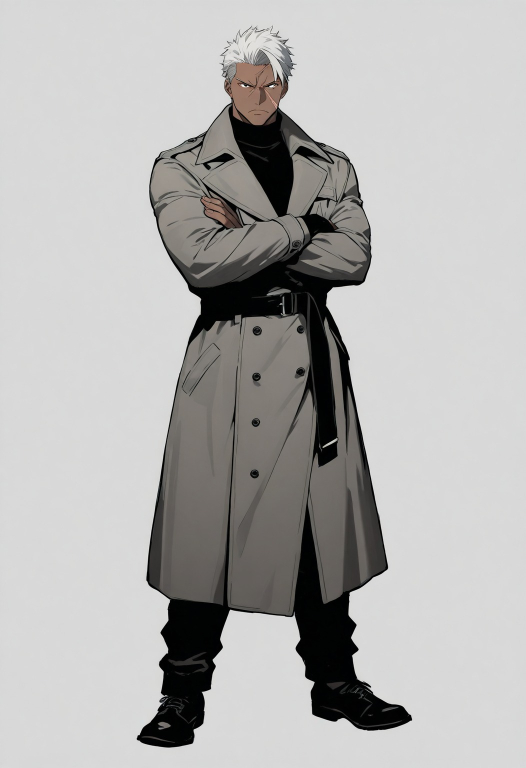
#> input picture series/arc_forge/refs/goda_fullbody.jpg, 1051 x 1536 px (shown at 1/2 size)
$ python contact_sheet.py ../series/arc_forge/refs
#> lines starting #> are read from the running program, lines starting #| are printed output that depends on the picture
### scripts/pipeline_utils.py
"""Shared helpers for the anime video pipeline.

Everything here is dependency-light (stdlib + Pillow) so that every other
module can import it without pulling in moviepy.
"""

from __future__ import annotations

import copy
import json
import logging
import math
import re
import shutil
import subprocess
from functools import lru_cache
from pathlib import Path
from typing import Any, Iterable

PROJECT_ROOT = Path(__file__).resolve().parent.parent
TEMP_DIR = PROJECT_ROOT / "temp"
OUTPUT_DIR = PROJECT_ROOT / "output"
ASSETS_DIR = PROJECT_ROOT / "assets"
FONTS_DIR = ASSETS_DIR / "fonts"

VIDEO_EXTENSIONS = {".mp4", ".mov", ".mkv", ".webm", ".avi", ".m4v", ".gif"}
IMAGE_EXTENSIONS = {".png", ".jpg", ".jpeg", ".webp", ".bmp", ".tif", ".tiff"}
AUDIO_EXTENSIONS = {".wav", ".mp3", ".flac", ".ogg", ".m4a", ".aac", ".opus"}

LOG_FORMAT = "%(asctime)s | %(levelname)-7s | %(name)s | %(message)s"

# moviepy pipes RGB to ffmpeg; without an explicit matrix ffmpeg converts with
# BT.601 and leaves the file untagged, which players render with a hue shift on
# HD content. These params force a correct, tagged BT.709 conversion.
BT709_VF = "scale=out_color_matrix=bt709:out_range=tv,format=yuv420p"
BT709_TAGS = ["-colorspace", "bt709", "-color_primaries", "bt709", "-color_trc", "bt709", "-color_range", "tv"]


class PipelineError(RuntimeError):
    """Raised for user-facing pipeline failures (bad config, missing tools...)."""


# --------------------------------------------------------------------------- #
# Logging
# --------------------------------------------------------------------------- #
def setup_logging(verbose: bool = False) -> None:
    logging.basicConfig(
        level=logging.DEBUG if verbose else logging.INFO,
        format=LOG_FORMAT,
        datefmt="%H:%M:%S",
    )


def get_logger(name: str) -> logging.Logger:
    return logging.getLogger(name)


log = get_logger("utils")


# --------------------------------------------------------------------------- #
# External binaries
# --------------------------------------------------------------------------- #
# [42 lines left out: functions require_binary, run_command, ffprobe_json, media_duration, not called in this run]


def has_audio_stream(path: Path) -> bool:
    return any(s.get("codec_type") == "audio" for s in ffprobe_json(path).get("streams", []))


# --------------------------------------------------------------------------- #
# Files / JSON / paths
# --------------------------------------------------------------------------- #
# [56 lines left out: functions load_json, save_json, resolve_path, ensure_dir, deep_merge, classify_media, not called in this run]


def _natural_key(path: Path) -> list:
    """Sort 'frame-2' before 'frame-10' (numbers compared as numbers, not text)."""
    return [int(t) if t.isdigit() else t.lower() for t in re.split(r"(\d+)", path.name)]


# [34 lines left out: functions list_frames, parse_color, ass_color, not called in this run]


# --------------------------------------------------------------------------- #
# Easing
# --------------------------------------------------------------------------- #
def _clamp01(x: float) -> float:
    return 0.0 if x < 0 else 1.0 if x > 1 else x


EASINGS = {
    "linear": lambda x: x,
    "ease_in": lambda x: x * x * x,
    "ease_out": lambda x: 1 - (1 - x) ** 3,
    # smootherstep: zero velocity *and* acceleration at both ends -> no jolt
    "ease_in_out": lambda x: x * x * x * (x * (x * 6 - 15) + 10),
    "sine": lambda x: 0.5 - 0.5 * math.cos(math.pi * x),
}


# [5 lines left out: function ease, not called in this run]


# --------------------------------------------------------------------------- #
# Fonts
# --------------------------------------------------------------------------- #
_SYSTEM_FONT_DIRS = [
    FONTS_DIR,
    Path("/usr/share/fonts"),
    Path("/usr/local/share/fonts"),
    Path.home() / ".fonts",
    Path.home() / ".local/share/fonts",
    Path("/Library/Fonts"),
    Path("/System/Library/Fonts"),
    Path.home() / "Library/Fonts",
    Path("C:/Windows/Fonts"),
]
_FALLBACK_FONT_NAMES = [
    "NotoSansCJK-Bold", "NotoSansJP-Bold", "DejaVuSans-Bold", "Arial Bold", "arialbd",
    "Helvetica-Bold", "FreeSansBold", "LiberationSans-Bold", "Inter-Bold",
]


def _iter_font_files() -> Iterable[Path]:
    for d in _SYSTEM_FONT_DIRS:
        if d.is_dir():
            yield from (p for p in d.rglob("*") if p.suffix.lower() in {".ttf", ".otf", ".ttc"})


@lru_cache(maxsize=64)
def find_font(name_or_path: str | None) -> str | None:
    """Return a font file path for PIL, or None to use PIL's built-in font."""
    if name_or_path:
        candidate = Path(name_or_path).expanduser()
        if candidate.is_file():
            return str(candidate)
        local = FONTS_DIR / name_or_path
        if local.is_file():
            return str(local)
    wanted = [name_or_path] if name_or_path else []
    wanted += _FALLBACK_FONT_NAMES
    files = list(_iter_font_files())
    for want in wanted:
        key = Path(want).stem.lower().replace(" ", "").replace("_", "-")
        for f in files:
            if f.stem.lower().replace(" ", "").replace("_", "-") == key:
                return str(f)
    if shutil.which("fc-match") and name_or_path:
        proc = subprocess.run(
            ["fc-match", "-f", "%{file}", name_or_path], capture_output=True, text=True
        )
        if proc.returncode == 0 and Path(proc.stdout.strip()).is_file():
            return proc.stdout.strip()
    if files:
        return str(files[0])
    log.warning("No TrueType fonts found; falling back to Pillow's built-in font.")
    return None


def load_pil_font(name_or_path: str | None, size: int):
    from PIL import ImageFont

    path = find_font(name_or_path)
    if path:
        return ImageFont.truetype(path, size)
    return ImageFont.load_default(size)


def format_seconds(seconds: float) -> str:
    m, s = divmod(max(0.0, seconds), 60)
    return f"{int(m):02d}:{s:06.3f}"

### scripts/contact_sheet.py
#!/usr/bin/env python3
"""Lay out generated images in one labeled grid so you can compare takes and pick the best.

Labels show the file name and, when a generation sidecar (<image>.png.json) exists, its seed.
Images are grouped in rows by name prefix (e.g. ref_hero_portrait_1..4 share a row).

Examples:
  python scripts/contact_sheet.py assets/generated/<show>/refs -o output/refs_sheet.png
  python scripts/contact_sheet.py assets/generated --filter s0 --cols 3
"""

from __future__ import annotations

import argparse
import json
import re
import sys
import time
from pathlib import Path

from PIL import Image, ImageDraw

from pipeline_utils import IMAGE_EXTENSIONS, PipelineError, get_logger, load_pil_font, setup_logging

log = get_logger("sheet")


def collect(folder: Path, name_filter: str | None) -> list[Path]:
    if not folder.is_dir():
        raise PipelineError(f"Folder not found: {folder}")
    files = sorted(p for p in folder.iterdir() if p.suffix.lower() in IMAGE_EXTENSIONS and not p.name.startswith("."))
    if name_filter:
        files = [p for p in files if name_filter.lower() in p.name.lower()]
    if not files:
        raise PipelineError(f"No images in {folder}" + (f" matching '{name_filter}'" if name_filter else ""))
    return files


def group_key(path: Path) -> str:
    """'ref_hero_portrait_3' -> 'ref_hero_portrait'; files without a trailing number are their own group."""
    return re.sub(r"_\d+$", "", path.stem)


def build_sheet(files: list[Path], tile_h: int = 420, cols: int | None = None) -> Image.Image:
#> called with tile_h = 420
    groups: dict[str, list[Path]] = {}
    for f in files:
        groups.setdefault(group_key(f), []).append(f)
    if cols is None:
        rows = [(name, members) for name, members in groups.items()]
    else:
        rows = [("", files[i:i + cols]) for i in range(0, len(files), cols)]
    font = load_pil_font(None, max(14, tile_h // 22))
    head_font = load_pil_font(None, max(16, tile_h // 16))
    label_h, head_h, pad = max(24, tile_h // 15), max(30, tile_h // 11), 10
    built: list[tuple[str, list[Image.Image]]] = []
    for name, row in rows:
        row_tiles = []
        for f in row:
            img = Image.open(f).convert("RGB")
#> img is the input picture: PIL image 1051x1536 RGB; mean R, G, B 178.6, 177.8, 176.7
            w = round(img.width * tile_h / img.height)
#> w = 287
            tile = Image.new("RGB", (w, tile_h + label_h), (24, 24, 28))
            tile.paste(img.resize((w, tile_h), Image.Resampling.LANCZOS), (0, label_h))
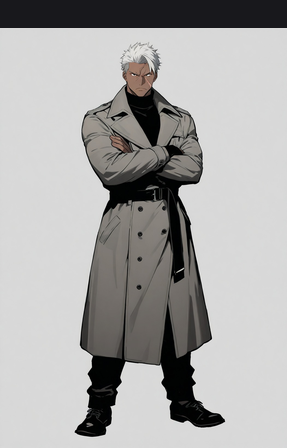
#> tile: PIL image 287x448 RGB; mean R, G, B 169, 168.3, 167.5
            # Short per-tile label: take number (or full name when ungrouped) + seed.
            take = re.search(r"_(\d+)$", f.stem)
            label = f"#{take.group(1)}" if (name and take) else f.stem
            sidecar = f.with_suffix(f.suffix + ".json")
            if sidecar.exists():
                try:
                    label += f" · seed {json.loads(sidecar.read_text(encoding='utf-8'))['seed']}"
                except (ValueError, KeyError):
                    pass
            ImageDraw.Draw(tile).text((6, 3), label, fill=(255, 220, 90), font=font)
            row_tiles.append(tile)
        built.append((name, row_tiles))
#> pass 2 of the loop in build_sheet, `for name, row in rows:`:
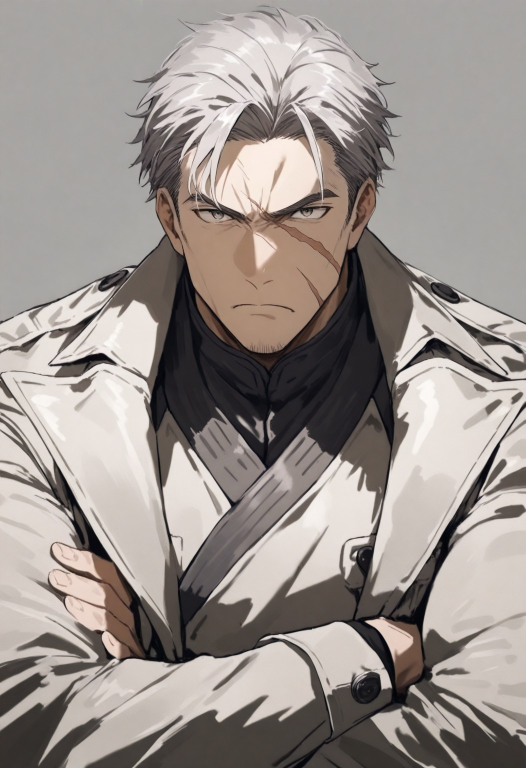
#> input picture series/arc_forge/refs/goda_portrait.jpg, 1051 x 1536 px (shown at 1/2 size)
#> in build_sheet, img is the input picture: PIL image 1051x1536 RGB; mean R, G, B 154.3, 146.5, 141.8
#> in build_sheet, `tile.paste(img.resize((w, tile_h), Image.Resampling.LANCZOS), (0, labe..`:
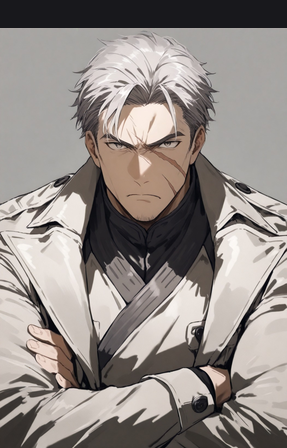
#> tile: PIL image 287x448 RGB; mean R, G, B 146.1, 138.9, 134.7
    width = max(sum(t.width for t in r) + pad * (len(r) + 1) for _, r in built)
#> width = 307
    height = sum(max(t.height for t in r) + (head_h if n else 0) for n, r in built) + pad * (len(built) + 1)
#> height = 1002
    sheet = Image.new("RGB", (width, height), (12, 12, 16))
    draw = ImageDraw.Draw(sheet)
    y = pad
    for name, r in built:
        if name:
            draw.text((pad, y + 2), name, fill=(120, 230, 255), font=head_font)
            y += head_h
        x = pad
        for t in r:
            sheet.paste(t, (x, y))
            x += t.width + pad
        y += max(t.height for t in r) + pad
#> this loop made 2 passes
#> (name, y) on passes 1 to 2: ('goda_fullbody', 506), ('goda_portrait', 1002)
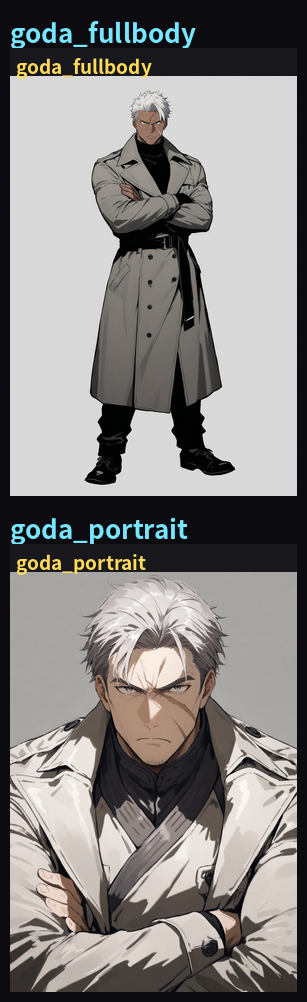
#> sheet: PIL image 307x1002 RGB; mean R, G, B 135.9, 133.4, 131.5
#> after the loop, y = 1002
    return sheet


def save_sheet(sheet: Image.Image, path: Path) -> Path:
    """Save, tolerating a locked target. On Windows an image viewer (e.g. Photos) that has the
    previous sheet open locks the file and the save fails with 'Invalid argument'/'Permission
    denied'. Then save under a timestamped name instead of crashing."""
    path.parent.mkdir(parents=True, exist_ok=True)
    try:
        sheet.save(path)
        return path
    except OSError as exc:
        alt = path.with_name(f"{path.stem}_{time.strftime('%H%M%S')}{path.suffix}")
        sheet.save(alt)
        log.warning("Could not overwrite %s (%s); it is probably open in an image viewer. Saved %s instead.",
                    path.name, exc.strerror or exc, alt.name)
        return alt


def main(argv: list[str] | None = None) -> int:
    p = argparse.ArgumentParser(description="Make a labeled contact sheet from a folder of images.")
    p.add_argument("folder", type=Path)
    p.add_argument("-o", "--output", type=Path, default=Path("output/contact_sheet.png"))
    p.add_argument("--filter", help="Only include files whose name contains this text.")
    p.add_argument("--cols", type=int, help="Fixed columns instead of one row per take group.")
    p.add_argument("--tile-height", type=int, default=420)
    p.add_argument("-v", "--verbose", action="store_true")
    args = p.parse_args(argv)
    setup_logging(args.verbose)
    try:
        sheet = build_sheet(collect(args.folder, args.filter), args.tile_height, args.cols)
        out = save_sheet(sheet, args.output)
        print(f"{out}  ({sheet.width}x{sheet.height})")
#| output/contact_sheet.png  (307x1002)
        return 0
    except PipelineError as exc:
        log.error("%s", exc)
        return 1


if __name__ == "__main__":
    sys.exit(main())
#> (the program exits here)
